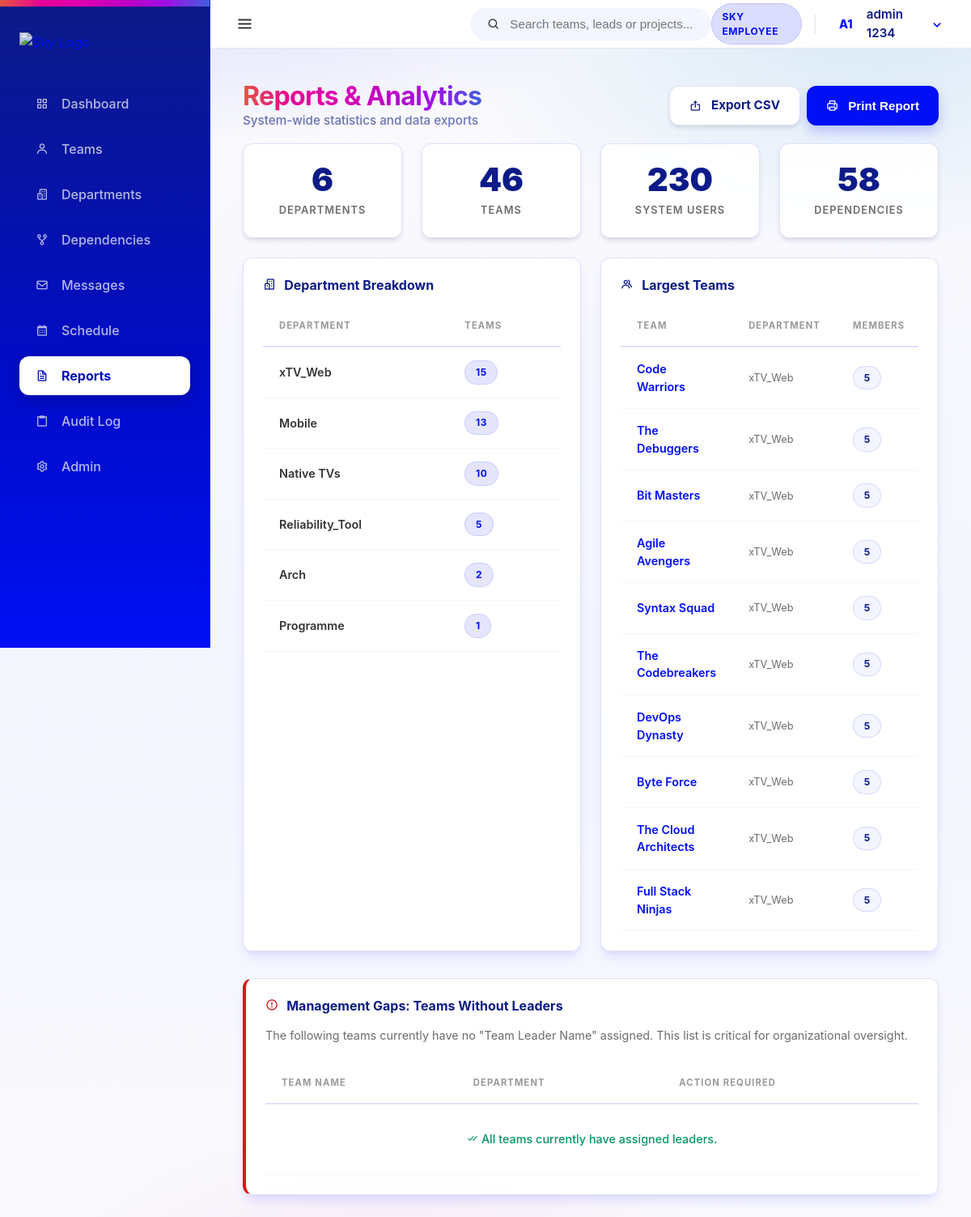
The page /reports/ (signed in) on the database its author committed.
### core/models.py (models this page shows, shortened)
class User(AbstractUser):
    class Meta:
        verbose_name = 'User'
        verbose_name_plural = 'Users'

class Department(models.Model):
    department_id = models.AutoField(primary_key=True)
    department_name = models.CharField(max_length=100)
    department_lead_name = models.CharField(max_length=100)
    specialization = models.CharField(max_length=150, blank=True, null=True, help_text="e.g. Web Development, Cloud Infrastructure") # Rubric Requirement
    description = models.TextField()

class Team(models.Model):
    team_id = models.AutoField(primary_key=True)
    department = models.ForeignKey(Department, on_delete=models.CASCADE, related_name='teams')
    team_name = models.CharField(max_length=100)
    mission = models.TextField(blank=True) # High-Fi Requirement
    lead_email = models.EmailField(blank=True) # High-Fi Requirement
    team_leader_name = models.CharField(max_length=100, blank=True)
    work_stream = models.CharField(max_length=100)
    project_name = models.CharField(max_length=100)
    project_codebase = models.CharField(max_length=100)
    status = models.CharField(max_length=50, default='Active')
    tech_tags = models.TextField(blank=True, help_text="Comma separated tags")
    created_at = models.DateTimeField(auto_now_add=True)
    updated_at = models.DateTimeField(auto_now=True)

### reports/views.py (the view)
# urls.py: path('', views.reports_home, name='reports_home'),
@login_required
def reports_home(request):
    try:
        total_departments = Department.objects.count()
        total_teams = Team.objects.count()
        total_members = TeamMember.objects.count()
        total_meetings = Meeting.objects.count()
        total_dependencies = Dependency.objects.count()
        department_stats = Department.objects.annotate(
            team_count=Count('teams')
        ).order_by('-team_count')
        team_stats = Team.objects.annotate(
            member_count=Count('members')
        ).order_by('-member_count')[:10]  # Top 10 largest teams
        manager_less_teams = Team.objects.filter(
            Q(team_leader_name='') | Q(team_leader_name__isnull=True)
        ).select_related('department')
        context = {
            'total_departments': total_departments,
            'total_teams': total_teams,
            'total_members': total_members,
            'total_meetings': total_meetings,
            'total_dependencies': total_dependencies,
            'department_stats': department_stats,
            'team_stats': team_stats,
            'manager_less_teams': manager_less_teams,
        }
        return render(request, 'reports/reports_home.html', context)
    except Exception as error:
        return render(request, 'reports/reports_home.html', {'error': str(error)})

### templates/reports/reports_home.html (shortened to what this page needs)
{% extends 'base.html' %}
{% block content %}
<div class="flex-between mb-2 animate-slide-up">
    <div>
        <h1 class="spectrum-text" style="font-size: 2rem; letter-spacing: -0.02em;">Reports & Analytics</h1>
        <p style="color: var(--sky-header-blue); opacity: 0.6; font-weight: 500; font-size: 0.95rem;">System-wide statistics and data exports</p>
    </div>
    <div class="flex gap-1">
        <a href="{% url 'reports:export_csv' %}" class="btn btn-secondary" style="text-decoration: none;">
            <i class='bx bx-export'></i> Export CSV
        </a>
        <button class="btn btn-primary" onclick="window.print()">
            <i class='bx bx-printer'></i> Print Report
        </button>
    </div>
</div>
<div class="grid-4 mb-3 animate-slide-up" style="animation-delay: 0.1s;">
    <div class="stat-card spell-tilt shadow-sm">
        <div class="stat-value">{{ total_departments }}</div>
        <div class="stat-label">Departments</div>
    </div>
    <div class="stat-card">
        <div class="stat-value">{{ total_teams }}</div>
        <div class="stat-label">Teams</div>
    </div>
    <div class="stat-card">
        <div class="stat-value">{{ total_members }}</div>
        <div class="stat-label">System Users</div>
    </div>
    <div class="stat-card">
        <div class="stat-value">{{ total_dependencies }}</div>
        <div class="stat-label">Dependencies</div>
    </div>
</div>
<div class="grid-2 animate-slide-up" style="animation-delay: 0.2s;">
    <div class="card spell-tilt">
        <h4 style="color: var(--sky-header-blue); margin-bottom: 1rem;">
            <i class='bx bx-buildings' style="margin-right: 0.4rem;"></i> Department Breakdown
        </h4>
        <div style="overflow-x: auto;">
            <table class="data-table">
                <thead>
                    <tr>
                        <th>Department</th>
                        <th>Teams</th>
                    </tr>
                </thead>
                <tbody>
                    {% for dept in department_stats %}
                    <tr>
                        <td style="font-weight: 600;">{{ dept.department_name }}</td>
                        <td>
                            <span class="chip chip-department">{{ dept.team_count }}</span>
                        </td>
                    </tr>
                    {% empty %}
                    <tr>
                        <td colspan="2" class="text-center" style="padding: 2rem; color: var(--muted-foreground);">No departments found</td>
                    </tr>
                    {% endfor %}
                </tbody>
            </table>
        </div>
    </div>
    <div class="card spell-tilt">
        <h4 style="color: var(--sky-header-blue); margin-bottom: 1rem;">
            <i class='bx bx-group' style="margin-right: 0.4rem;"></i> Largest Teams
        </h4>
        <div style="overflow-x: auto;">
            <table class="data-table">
                <thead>
                    <tr>
                        <th>Team</th>
                        <th>Department</th>
                        <th>Members</th>
                    </tr>
                </thead>
                <tbody>
                    {% for team in team_stats %}
                    <tr>
                        <td style="font-weight: 600;">
                            <a href="{% url 'teams:team_detail' team.team_id %}" style="text-decoration: none;">{{ team.team_name }}</a>
                        </td>
                        <td style="font-size: 0.8rem; color: var(--muted-foreground);">
                            {{ team.department.department_name|default:"—" }}
                        </td>
                        <td>
                            <span class="chip chip-tech">{{ team.member_count }}</span>
                        </td>
                    </tr>
                    {% empty %}
                    <tr>
                        <td colspan="3" class="text-center" style="padding: 2rem; color: var(--muted-foreground);">No teams found</td>
                    </tr>
                    {% endfor %}
                </tbody>
            </table>
        </div>
    </div>
</div>
<div class="card animate-slide-up mt-3" style="animation-delay: 0.3s; border-left: 4px solid var(--sky-negative);">
    <h4 style="color: var(--sky-header-blue); margin-bottom: 1rem;">
        <i class='bx bx-error-circle' style="margin-right: 0.4rem; color: var(--sky-negative);"></i> Management Gaps: Teams Without Leaders
    </h4>
    <p style="font-size: 0.9rem; color: var(--muted-foreground); margin-bottom: 1.5rem;">
        The following teams currently have no "Team Leader Name" assigned. This list is critical for organizational oversight.
    </p>
    <div style="overflow-x: auto;">
        <table class="data-table">
            <thead>
                <tr>
                    <th>Team Name</th>
                    <th>Department</th>
                    <th>Action Required</th>
                </tr>
            </thead>
            <tbody>
                {% for team in manager_less_teams %}
                <tr>
                    <td style="font-weight: 600;">
                        <a href="{% url 'teams:team_detail' team.team_id %}" style="text-decoration: none;">{{ team.team_name }}</a>
                    </td>
                    <td>{{ team.department.department_name|default:"—" }}</td>
                    <td>
                        <span class="chip chip-bug">Needs Leader</span>
                    </td>
                </tr>
                {% empty %}
                <tr>
                    <td colspan="3" class="text-center" style="padding: 2rem; color: #059669; font-weight: 500;">
                        <i class='bx bx-check-double'></i> All teams currently have assigned leaders.
                    </td>
                </tr>
                {% endfor %}
            </tbody>
        </table>
    </div>
</div>
{% endblock %}

### templates/base.html (shortened to what this page needs)
{% load static %}
<!DOCTYPE html>
<html lang="en">
<head>
    <link rel="stylesheet" href="{% static 'css/sky-layout.css' %}">
    <link rel="stylesheet" href="{% static 'css/style.css' %}">
    <link href='https://unpkg.com/boxicons@2.1.4/css/boxicons.min.css' rel='stylesheet'>
</head>
<body>
    <div class="app-container">
        <nav class="sidebar">
            <div class="sidebar-header">
                <a href="{% url 'core:dashboard' %}" class="logo-link">
                    <img src="{% static 'images/Sky-spectrum-rgb.png' %}" alt="Sky Logo" class="sky-logo-img sidebar-logo">
                </a>
            </div>
            <ul class="nav-links">
                <li class="nav-item">
                    <a href="{% url 'core:dashboard' %}" class="nav-link {% if request.resolver_match.url_name == 'dashboard' %}active{% endif %}">
                        <i class='bx bx-grid-alt'></i> <span class="nav-label">Dashboard</span>
                    </a>
                </li>
                <li class="nav-item">
                    <a href="{% url 'teams:team_list' %}" class="nav-link {% if 'teams' in request.path %}active{% endif %}">
                        <i class='bx bx-user'></i> <span class="nav-label">Teams</span>
                    </a>
                </li>
                <li class="nav-item">
                    <a href="{% url 'organisation:org_chart' %}" class="nav-link {% if 'organisation' in request.path and 'dependencies' not in request.path %}active{% endif %}">
                        <i class='bx bx-buildings' ></i> <span class="nav-label">Departments</span>
                    </a>
                </li>
                <li class="nav-item">
                    <a href="{% url 'organisation:dependencies' %}" class="nav-link {% if 'dependencies' in request.path %}active{% endif %}">
                        <i class='bx bx-git-repo-forked' ></i> <span class="nav-label">Dependencies</span>
                    </a>
                </li>
                <li class="nav-item">
                    <a href="{% url 'messages_app:inbox' %}" class="nav-link {% if 'messages' in request.path %}active{% endif %}">
                        <i class='bx bx-envelope' ></i> <span class="nav-label">Messages</span>
                    </a>
                </li>
                <li class="nav-item">
                    <a href="{% url 'schedule:calendar' %}" class="nav-link {% if 'schedule' in request.path %}active{% endif %}">
                        <i class='bx bx-calendar' ></i> <span class="nav-label">Schedule</span>
                    </a>
                </li>
                <li class="nav-item">
                    <a href="{% url 'reports:reports_home' %}" class="nav-link {% if 'reports' in request.path %}active{% endif %}">
                        <i class='bx bx-file' ></i> <span class="nav-label">Reports</span>
                    </a>
                </li>
                <li class="nav-item">
                    <a href="{% url 'core:audit_log' %}" class="nav-link {% if 'audit' in request.path %}active{% endif %}">
                        <i class='bx bx-clipboard' ></i> <span class="nav-label">Audit Log</span>
                    </a>
                </li>
                {% if user.is_superuser %}
                <li class="nav-item">
                    <a href="/admin/" class="nav-link">
                        <i class='bx bx-cog' ></i> <span class="nav-label">Admin</span>
                    </a>
                </li>
                {% endif %}
            </ul>
            </nav>
        <div class="main-wrapper">
            <header class="top-navbar" style="display: flex; align-items: center; justify-content: space-between; height: 60px;">
                <div class="navbar-left">
                    <button id="sidebar-toggle" class="sidebar-toggle-btn" aria-label="Toggle Sidebar">
                        <i class='bx bx-menu'></i>
                    </button>
                </div>
                <div class="navbar-middle">
                    <div class="search-bar-container" id="global-search">
                        <div class="search-bar">
                            <i class='bx bx-search'></i>
                            <input type="text" placeholder="Search teams, leads or projects..." id="search-input">
                        </div>
                    </div>
                </div>
                <div class="navbar-right" style="display: flex; align-items: center; gap: 12px;">
                    <span class="badge badge-blue" style="vertical-align: middle; display: inline-flex; align-items: center;">SKY EMPLOYEE</span>
                    <div class="nav-user-dropdown" id="user-dropdown-container" style="display: flex; align-items: center;">
                        <div class="nav-avatar-trigger" id="user-dropdown-btn" style="display: flex; align-items: center;">
                            <div class="avatar-circle small">
                                {% if user.first_name %}{{ user.first_name|first|upper }}{% else %}{{ user.username|first|upper }}{% endif %}{% if user.last_name %}{{ user.last_name|first|upper }}{% endif %}
                            </div>
                            <span class="user-fullname">{{ user.get_full_name|default:user.username }}</span>
                            <i class='bx bx-chevron-down'></i>
                        </div>
                    </div>
                </div>
            </header>
            <main class="content-area animate-slide-up">
                {% block content %}{% endblock %}
            </main>
        </div>
    </div>
</body>
</html>

### rows shown on the page
User: first_name|first "A", last_name|first "1", get_full_name "admin 1234"
Department: department_name "xTV_Web", team_count "15"
Department: department_name "Mobile", team_count "13"
Department: department_name "Native TVs", team_count "10"
Department: department_name "Reliability_Tool", team_count "5"
Department: department_name "Arch", team_count "2"
Department: department_name "Programme", team_count "1"
Team: team_name "Code Warriors", department.department_name "xTV_Web", member_count "5"
Team: team_name "The Debuggers", department.department_name "xTV_Web", member_count "5"
Team: team_name "Bit Masters", department.department_name "xTV_Web", member_count "5"
Team: team_name "Agile Avengers", department.department_name "xTV_Web", member_count "5"
Team: team_name "Syntax Squad", department.department_name "xTV_Web", member_count "5"
Team: team_name "The Codebreakers", department.department_name "xTV_Web", member_count "5"
Team: team_name "DevOps Dynasty", department.department_name "xTV_Web", member_count "5"
Team: team_name "Byte Force", department.department_name "xTV_Web", member_count "5"
Team: team_name "The Cloud Architects", department.department_name "xTV_Web", member_count "5"
Team: team_name "Full Stack Ninjas", department.department_name "xTV_Web", member_count "5"

### other values the page prints
{{ total_departments }} "6"
{{ total_teams }} "46"
{{ total_members }} "230"
{{ total_dependencies }} "58"
